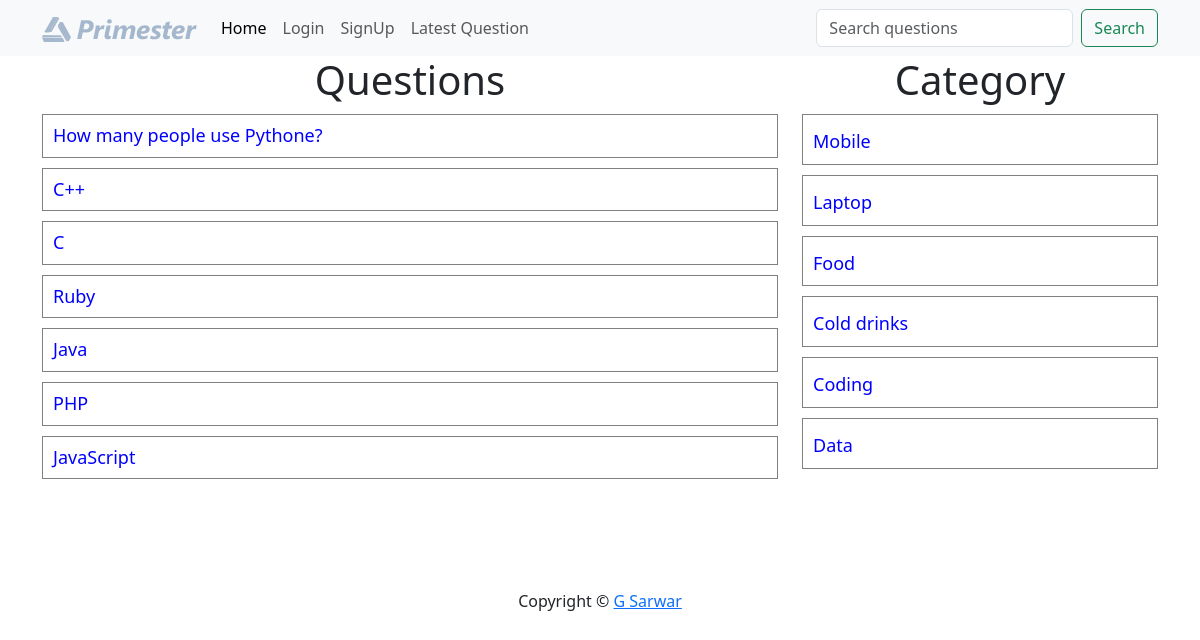
Page /?latest=true on the committed database.
### tables this page shows
CREATE TABLE `questions` (
  `id` int(10) NOT NULL,
  `title` varchar(100) NOT NULL,
  `description` varchar(300) NOT NULL,
  `category_id` int(10) NOT NULL,
  `user_id` int(10) NOT NULL
);

CREATE TABLE `category` (
  `id` int(30) NOT NULL,
  `name` varchar(100) NOT NULL
);

### client/questions.php (the view, shortened to what this page needs)
<div class="container">
    <div class="row">
        <div class="col-md-8">
        <h1 class="heading">Questions</h1>
            <?php
                include("./common/db.php");
                if(isset($_GET['c-id'])){
                    $query = "select * from questions where category_id = $cid ";
                }elseif(isset($_GET['u-id'])){
                    $query = "select * from questions where user_id = $uid ";
                }elseif(isset($_GET['latest'])){
                    $query = "select * from questions order by id desc";
                }elseif(isset($_GET['search'])){
                    $query = "select * from questions where `title` like '%$search%'";
                }else{
                    $query = "select * from questions";
                }
                $result = $conn->query($query);
                foreach($result as $row){
                    $title =  $row['title'];
                    $id = $row['id'];
                    echo "<div class='row question-list'>
                        <h4 class='my-question'><a href='?q-id=$id'>{$title}</a>";
                    echo "</h4></div>";
                }
            ?>
        </div>
        <div class="col-md-4">
            <?php
                include("categorylist.php");
            ?>
        </div>
    </div>
</div>

### client/categorylist.php
<div>
    <h1 class="heading">Category</h1>
    <?php
        include("./common/db.php");
        $query = "select * from category";
        $result = $conn->query($query);
        foreach($result as $row){
            $name =  ucfirst($row['name']);
            $id = $row['id'];
            echo "<div class='row question-list'>
                <h4><a href='?c-id=$id'>{$name}</a></h4>
            </div>";
        }
    ?>
</div>

### public/style.css (style rules this page uses)
.heading { text-align: center; }
.question-list { border: 1px solid gray; margin: 10px 0; padding: 10px 10px; }
.question-list h4 { margin: 0; padding: 0; }
.question-list a { text-decoration: none; font-size: 18px; color: blue; }
.my-question { display: flex; justify-content: space-between; }

### rows in the picture
questions: title "How many people use Pythone?"
questions: title "C++"
questions: title "C"
questions: title "Ruby"
questions: title "Java"
questions: title "PHP"
questions: title "JavaScript"
category: name "Mobile"
category: name "Laptop"
category: name "Food"
category: name "Cold drinks"
category: name "Coding"
category: name "Data"
